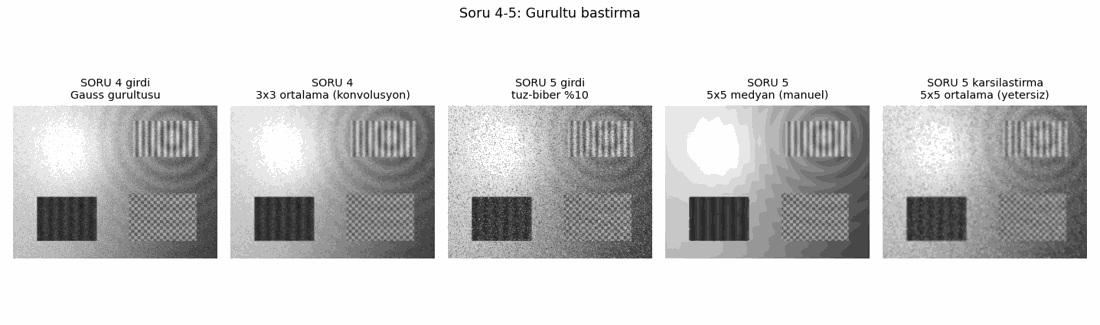
#> input picture week3/orijinal/cikti/00_gurultu_karsilastirma.png, 1100 x 325 px, given in place of dusuk_kontrast.png, which was not available
$ python soru2_histogram_esitleme.py
#> lines starting #> are read from the running program, lines starting #| are printed output that depends on the picture; pictures that were not available may be replaced by others from this repository, and a replacement may not be noted
"""
SORU 2 - Histogram Esitleme (Histogram Equalization)

Istenen:
  * Dusuk kontrastli tek kanalli goruntuyu OpenCV ile ac
  * 256 kovali (bin) histogramini cikar
  * Histogramdan Kumulatif Dagilim Fonksiyonunu (CDF) hesapla
  * Bu dagilimla histogram esitleme uygula
  * Cikti resmini kaydet
  * Histogram, CDF ve esitleme adimlarinda hazir fonksiyon KULLANMA
    (cv2.calcHist, np.histogram, np.cumsum, cv2.equalizeHist YASAK)

Kullanilan formul:
    h[v]    = v degerine sahip piksel sayisi            (histogram)
    cdf[v]  = toplam_{k=0..v} h[k]                      (kumulatif dagilim)
    cdf_min = sifirdan farkli ilk cdf degeri

                   ( cdf[v] - cdf_min )
    LUT[v] = round( ------------------- * (L-1) ),   L = 256
                   (   N - cdf_min    )

    N = toplam piksel sayisi. cdf_min cikarilmasi, en koyu pikselin
    tam olarak 0'a oturmasini saglar (OpenCV'nin equalizeHist'i ile ayni kural).

Calistirma:
    python3 soru2_histogram_esitleme.py [goruntu_yolu]
"""
import os
import sys
import numpy as np
import cv2

BURASI = os.path.dirname(os.path.abspath(__file__))
CIKTI = os.path.join(BURASI, "cikti")
L = 256  # seviye sayisi


# ---------------------------------------------------------------------------
# 1) 256 kovali histogram - elle sayarak
# ---------------------------------------------------------------------------
def histogram_hesapla(img):
    """Her piksel degerinin kac kez gectigini sayar. Hazir fonksiyon yok."""
    hist = [0] * L
    satir, sutun = img.shape

    for y in range(satir):
        for x in range(sutun):
            hist[int(img[y, x])] += 1

    return hist


# ---------------------------------------------------------------------------
# 2) Kumulatif Dagilim Fonksiyonu (CDF) - elle toplayarak
# ---------------------------------------------------------------------------
def cdf_hesapla(hist):
    """cdf[v] = h[0] + h[1] + ... + h[v]. np.cumsum kullanilmadi."""
    cdf = [0] * L
    toplam = 0

    for v in range(L):
        toplam += hist[v]
        cdf[v] = toplam

    return cdf


# ---------------------------------------------------------------------------
# 3) Esitleme donusum tablosu (LUT) + uygulama
# ---------------------------------------------------------------------------
def esitleme_lut_olustur(cdf, toplam_piksel):
    """CDF'den [0,255] araligina esleyen donusum tablosunu uretir."""
    # Sifirdan farkli ilk cdf degerini bul
    cdf_min = 0
    for v in range(L):
        if cdf[v] > 0:
            cdf_min = cdf[v]
            break

    payda = toplam_piksel - cdf_min
    lut = [0] * L

    if payda <= 0:
        # Goruntude tek bir gri seviye var -> esitleme anlamsiz
        return lut, cdf_min

    for v in range(L):
        if cdf[v] == 0:
            lut[v] = 0
            continue
        deger = (cdf[v] - cdf_min) / payda * (L - 1)
        # Yuvarla ve sinirla
        deger = int(deger + 0.5)
        if deger < 0:
            deger = 0
        elif deger > L - 1:
            deger = L - 1
        lut[v] = deger

    return lut, cdf_min


def lut_uygula(img, lut):
    """Donusum tablosunu her piksele uygular."""
    satir, sutun = img.shape
    cikis = np.zeros((satir, sutun), dtype=np.uint8)

    for y in range(satir):
        for x in range(sutun):
            cikis[y, x] = lut[int(img[y, x])]

    return cikis


# ---------------------------------------------------------------------------
# Histogram grafigi (rapor icin, islemin parcasi degil)
# ---------------------------------------------------------------------------
def grafik_kaydet(img_once, hist_once, cdf_once, img_sonra, hist_sonra, cdf_sonra, yol):
    try:
        import matplotlib
        matplotlib.use("Agg")
        import matplotlib.pyplot as plt
    except ImportError:
        print("  (matplotlib yok, grafik atlandi)")
        return

    fig, ax = plt.subplots(2, 3, figsize=(15, 7))
    N = img_once.size

    for satir, (im, h, c, baslik) in enumerate([
        (img_once, hist_once, cdf_once, "ONCE (dusuk kontrast)"),
        (img_sonra, hist_sonra, cdf_sonra, "SONRA (histogram esitlenmis)"),
    ]):
        ax[satir, 0].imshow(im, cmap="gray", vmin=0, vmax=255)
        ax[satir, 0].set_title(baslik)
        ax[satir, 0].axis("off")

        ax[satir, 1].bar(range(L), h, width=1.0, color="#444")
        ax[satir, 1].set_title("Histogram (256 kova)")
        ax[satir, 1].set_xlim(0, 255)

        ax[satir, 2].plot([v / N for v in c], color="#c0392b")
        ax[satir, 2].set_title("Kumulatif Dagilim (CDF)")
        ax[satir, 2].set_xlim(0, 255)
        ax[satir, 2].set_ylim(0, 1.02)

    plt.tight_layout()
    plt.savefig(yol, dpi=110)
    plt.close()
    print(f"Grafik       : {yol}")


def main():
    yol = sys.argv[1] if len(sys.argv) > 1 else os.path.join(CIKTI, "dusuk_kontrast.png")

    img = cv2.imread(yol, cv2.IMREAD_GRAYSCALE)
#> img is the input picture: shape (325, 1100); min 8, max 254, mean 208.7
    if img is None:
        raise SystemExit(f"HATA: goruntu acilamadi -> {yol}")

    N = img.size
#> N = 357500
    print(f"Goruntu      : {yol}")
    print(f"Boyut        : {img.shape[0]} x {img.shape[1]} = {N} piksel")
#| Boyut        : 325 x 1100 = 357500 piksel

    # --- 1) Histogram ---
    hist = histogram_hesapla(img)
#> hist = 256 values, max 202838 at index 254, min 0 at index 0, mean 1396.5
    print(f"\nHistogram    : 256 kova, toplam = {sum(hist)} (piksel sayisina esit olmali: {N})")
#| Histogram    : 256 kova, toplam = 357500 (piksel sayisina esit olmali: 357500)
    assert sum(hist) == N
    dolu_kova = sum(1 for h in hist if h > 0)
#> dolu_kova = 16
    print(f"               dolu kova sayisi = {dolu_kova}/256  (dusuk kontrastin gostergesi)")
#|                dolu kova sayisi = 16/256  (dusuk kontrastin gostergesi)

    # --- 2) CDF ---
    cdf = cdf_hesapla(hist)
#> the loop in cdf_hesapla, `for v in range(L):` made 256 passes
#> toplam on passes 1 to 3: 0, 0, 0
#> after the loop in cdf_hesapla, `for v in range(L):`: cdf = 256 values from 0 to 357500; toplam = 357500
#> cdf = 256 values from 0 to 357500
    print(f"CDF          : cdf[255] = {cdf[255]} (toplam piksel sayisina esit olmali)")
#| CDF          : cdf[255] = 357500 (toplam piksel sayisina esit olmali)
    assert cdf[L - 1] == N

    # --- 3) Esitleme ---
    lut, cdf_min = esitleme_lut_olustur(cdf, N)
#> the loop in esitleme_lut_olustur, `for v in range(L):` made 9 passes
#> cdf_min on pass 9: 53
#> in esitleme_lut_olustur, `payda = toplam_piksel - cdf_min`: payda = 357447
#> the loop in esitleme_lut_olustur, `for v in range(L):` made 256 passes
#> after the loop in esitleme_lut_olustur, `for v in range(L):`: lut = 256 values from 0 to 255
#> lut = 256 values from 0 to 255; cdf_min = 53
    print(f"               cdf_min = {cdf_min}")
#|                cdf_min = 53
    esitlenmis = lut_uygula(img, lut)
#> after the loop in lut_uygula, `for y in range(satir):`:
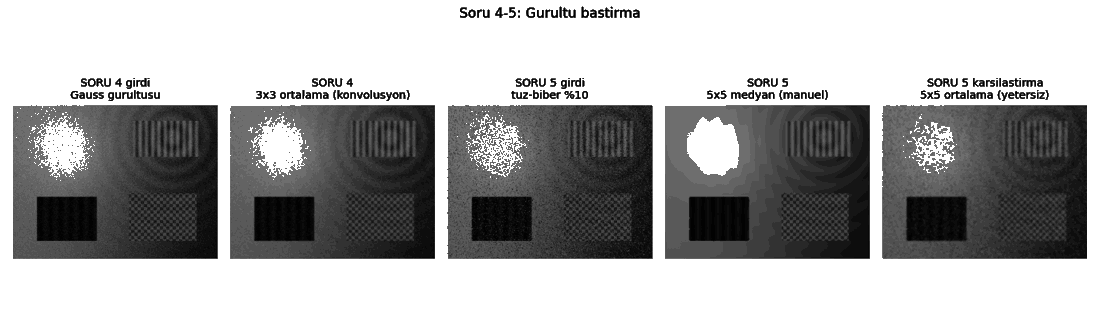
#> cikis: shape (325, 1100); min 0, max 255, mean 170.5

    hist_sonra = histogram_hesapla(esitlenmis)
#> hist_sonra = 256 values, max 202838 at index 255, min 0 at index 1, mean 1396.5
    cdf_sonra = cdf_hesapla(hist_sonra)
#> the loop in cdf_hesapla (call 2), `for v in range(L):` made 256 passes
#> toplam on passes 1 to 3: 212, 212, 3467
#> cdf_sonra = 256 values from 212 to 357500
    dolu_sonra = sum(1 for h in hist_sonra if h > 0)
#> dolu_sonra = 15

    print(f"\nSonuc        : min={esitlenmis.min()}, max={esitlenmis.max()}, "
          f"dolu kova={dolu_sonra}/256")
#| Sonuc        : min=0, max=255, dolu kova=15/256
    print(f"Standart sapma: {img.std():.2f} -> {esitlenmis.std():.2f}")
#| Standart sapma: 62.99 -> 99.10

    # --- Dogrulama: cv2.equalizeHist ile karsilastir ---
    ref = cv2.equalizeHist(img)
    maks_fark = int(np.abs(esitlenmis.astype(int) - ref.astype(int)).max())
#> maks_fark = 0
    ortalama_fark = float(np.abs(esitlenmis.astype(int) - ref.astype(int)).mean())
#> ortalama_fark = 0
    ayni_oran = float((esitlenmis == ref).mean() * 100)
#> ayni_oran = 100
    print(f"\nDogrulama (cv2.equalizeHist referansi):")
    print(f"  maksimum fark = {maks_fark} seviye, ortalama fark = {ortalama_fark:.4f} seviye, "
          f"birebir ayni piksel = %{ayni_oran:.2f}")
#|   maksimum fark = 0 seviye, ortalama fark = 0.0000 seviye, birebir ayni piksel = %100.00

    cikti_yolu = os.path.join(CIKTI, "soru2_histogram_esitlenmis.png")
    cv2.imwrite(cikti_yolu, esitlenmis)
    print(f"\nKaydedildi   : {cikti_yolu}")

    grafik_kaydet(img, hist, cdf, esitlenmis, hist_sonra, cdf_sonra,
                  os.path.join(CIKTI, "soru2_histogram_grafik.png"))
#> the loop in grafik_kaydet, `for satir, (im, h, c, baslik) in enumerate([ (img_once, hist_once, cdf..` made 2 passes
#> (satir, baslik) on passes 1 to 2: (0, 'ONCE (dusuk kontrast)'), (1, 'SONRA (histogram esitlenmis)')
#> in grafik_kaydet, `plt.savefig(yol, dpi=110)`:
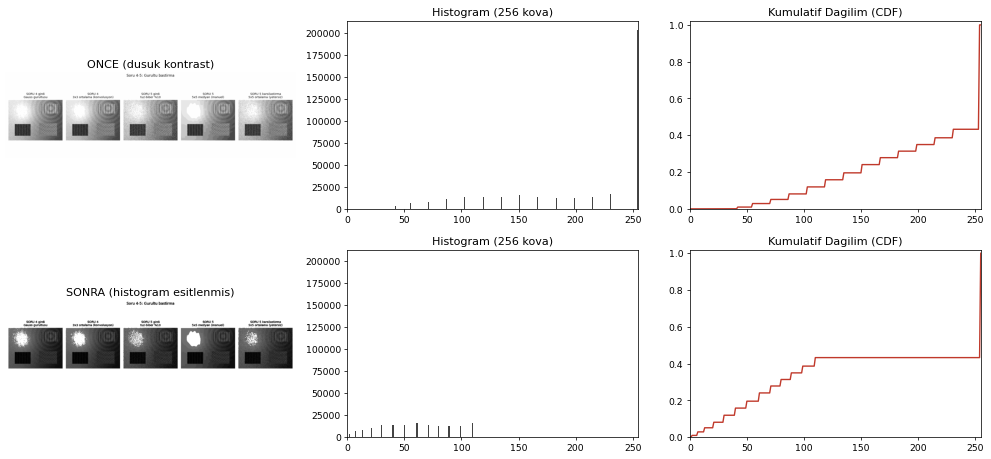
#> figure drawn by matplotlib, 6 panels; panel 2: tallest bar 202838 high, from x = 253.5 to 254.5; panel 3: curve peaks at x = 254, y = 1; panel 5: tallest bar 202838 high, from x = 254.5 to 255.5; panel 6: curve peaks at x = 255, y = 1


if __name__ == "__main__":
    main()

$ run again, on week3/orijinal/cikti/00_kontrast_karsilastirma.png
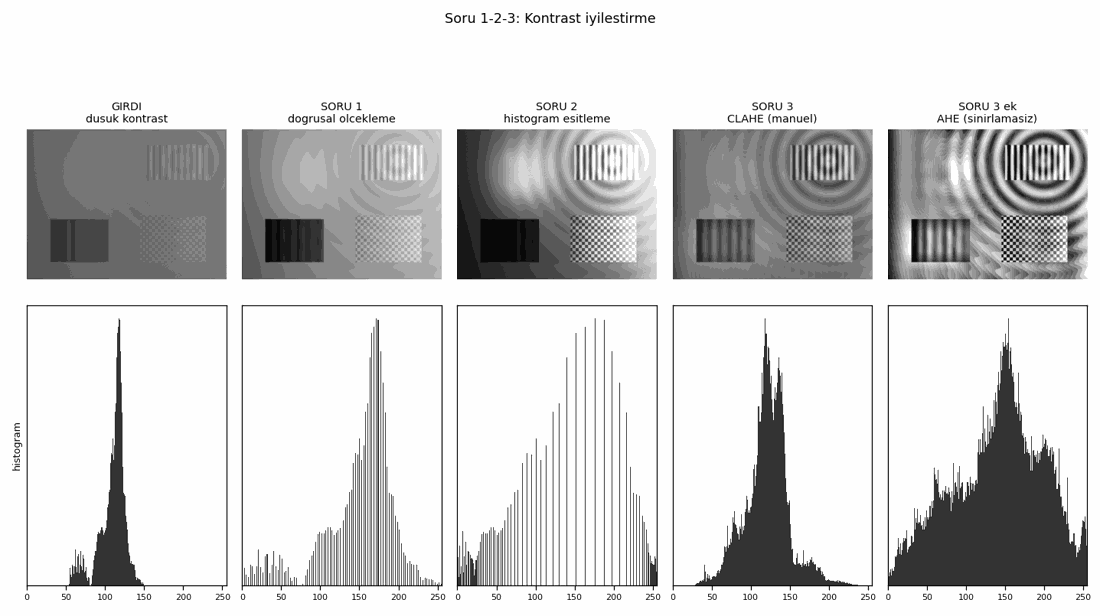
#> input picture week3/orijinal/cikti/00_kontrast_karsilastirma.png, 1100 x 616 px
#> in main, img is the input picture: shape (616, 1100); min 8, max 254, mean 210.1
#| Boyut        : 616 x 1100 = 677600 piksel
#> in main, `hist = histogram_hesapla(img)`: hist = 256 values, max 456696 at index 254, min 0 at index 0, mean 2646.9
#| Histogram    : 256 kova, toplam = 677600 (piksel sayisina esit olmali: 677600)
#> dolu_kova = 16
#|                dolu kova sayisi = 16/256  (dusuk kontrastin gostergesi)
#> the loop in cdf_hesapla, `for v in range(L):` made 256 passes
#> toplam on passes 1 to 3: 0, 0, 0
#> after the loop in cdf_hesapla, `for v in range(L):`: cdf = 256 values from 0 to 677600; toplam = 677600
#> in main, `cdf = cdf_hesapla(hist)`: cdf = 256 values from 0 to 677600
#| CDF          : cdf[255] = 677600 (toplam piksel sayisina esit olmali)
#> the loop in esitleme_lut_olustur, `for v in range(L):` made 9 passes
#> cdf_min on pass 9: 2986
#> payda = 674614
#> the loop in esitleme_lut_olustur, `for v in range(L):` made 256 passes
#> after the loop in esitleme_lut_olustur, `for v in range(L):`: lut = 256 values from 0 to 255
#> in main, `lut, cdf_min = esitleme_lut_olustur(cdf, N)`: cdf_min = 2986
#|                cdf_min = 2986
#> after the loop in lut_uygula, `for y in range(satir):`:
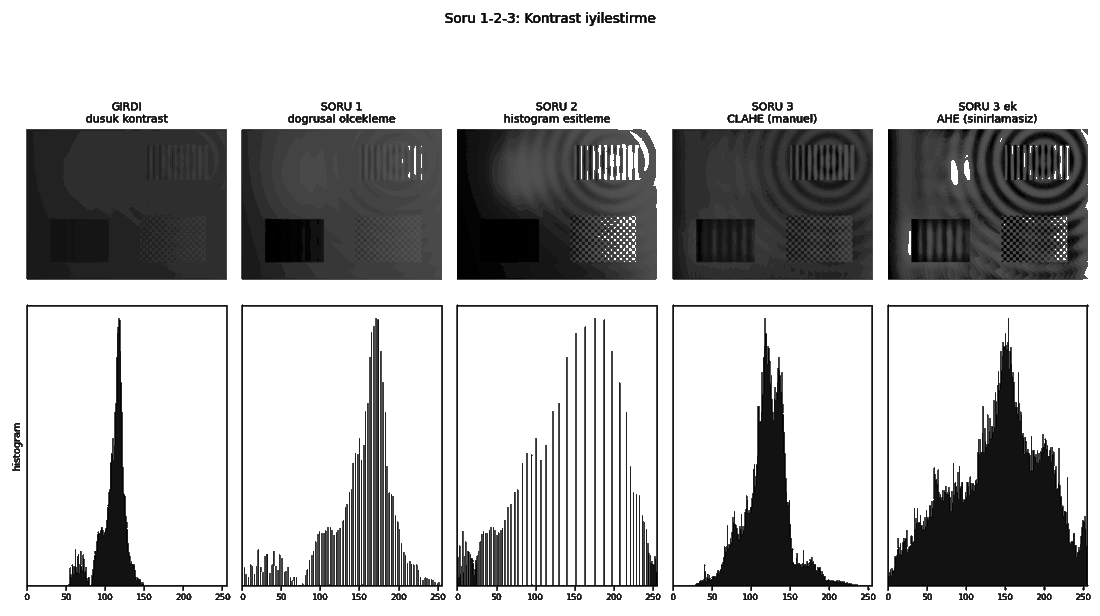
#> cikis: shape (616, 1100); min 0, max 255, mean 186.4
#> hist_sonra = 256 values, max 456696 at index 255, min 0 at index 2, mean 2646.9
#> the loop in cdf_hesapla (call 2), `for v in range(L):` made 256 passes
#> toplam on passes 1 to 3: 2986, 6312, 6312
#> cdf_sonra = 256 values from 2986 to 677600
#> dolu_sonra = 16
#| Sonuc        : min=0, max=255, dolu kova=16/256
#| Standart sapma: 70.35 -> 99.45
#> maks_fark = 0
#> ayni_oran = 100
#|   maksimum fark = 0 seviye, ortalama fark = 0.0000 seviye, birebir ayni piksel = %100.00
#> the loop in grafik_kaydet, `for satir, (im, h, c, baslik) in enumerate([ (img_once, hist_once, cdf..` made 2 passes
#> (satir, baslik) on passes 1 to 2: (0, 'ONCE (dusuk kontrast)'), (1, 'SONRA (histogram esitlenmis)')
